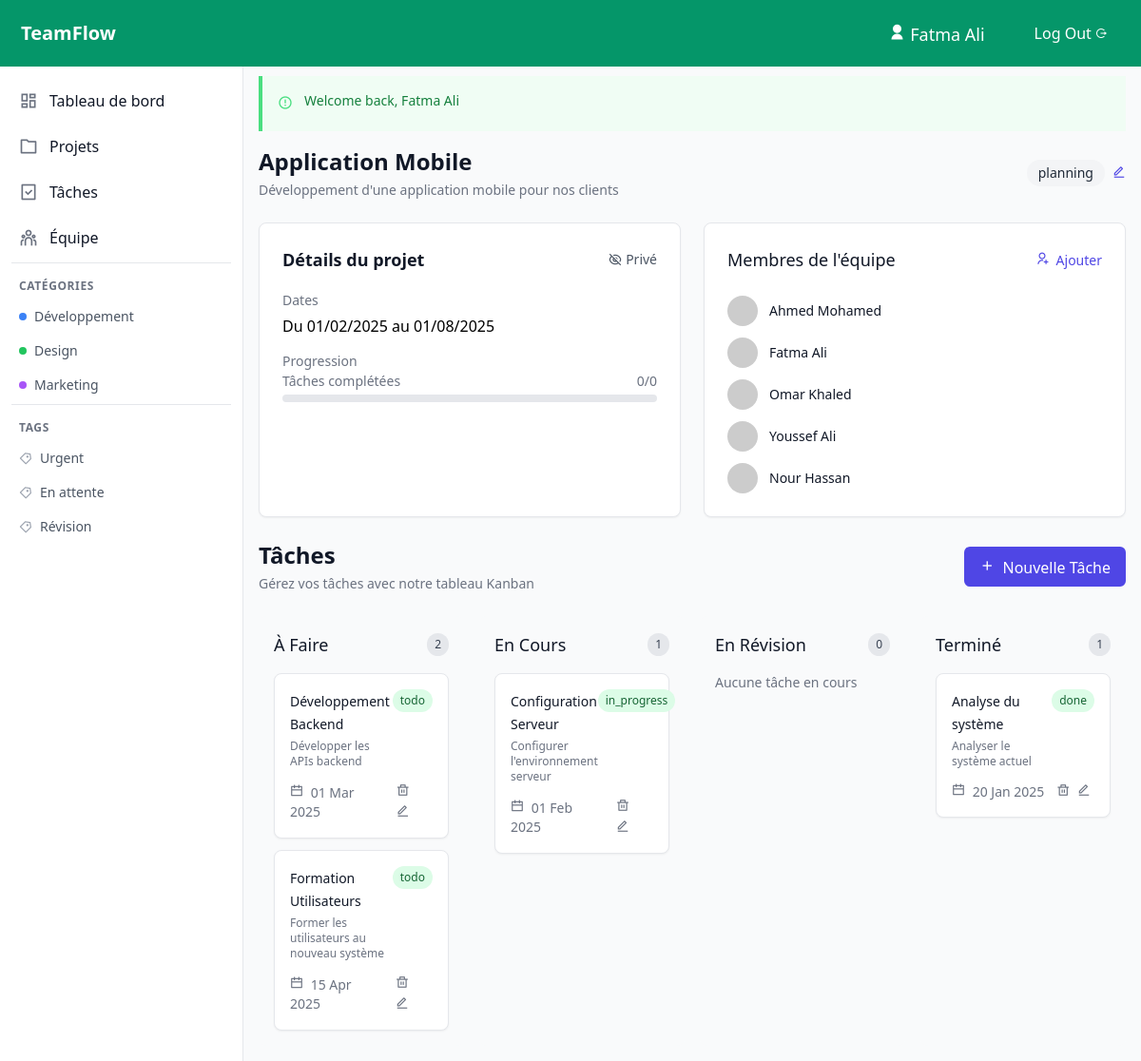
/projects?id=3 (signed in), run on the app's committed database.
### tables this page shows
CREATE TABLE IF NOT EXISTS user_projects (
    user_id INT NOT NULL,
    project_id INT NOT NULL,
    role_name VARCHAR(100) NOT NULL DEFAULT 'membre',
    joined_at DATETIME DEFAULT CURRENT_TIMESTAMP,
    PRIMARY KEY (user_id, project_id),
    FOREIGN KEY (user_id) REFERENCES users(id) ON DELETE CASCADE,
    FOREIGN KEY (role_name) REFERENCES roles(name) ON DELETE CASCADE,
    FOREIGN KEY (project_id) REFERENCES projects(id) ON DELETE CASCADE
);

CREATE TABLE IF NOT EXISTS users (
    id INT NOT NULL AUTO_INCREMENT,
    name VARCHAR(100) NOT NULL,
    email VARCHAR(100) NOT NULL UNIQUE,
    password VARCHAR(255) NOT NULL,
    created_at DATETIME DEFAULT CURRENT_TIMESTAMP,
    PRIMARY KEY (id)
);

CREATE TABLE IF NOT EXISTS tasks (
    id INT NOT NULL AUTO_INCREMENT,
    title VARCHAR(100) NOT NULL,
    description TEXT,
    project_id INT NOT NULL,
    status ENUM('todo', 'in_progress', 'review', 'done') DEFAULT 'todo',
    due_date DATE,
    created_at DATETIME DEFAULT CURRENT_TIMESTAMP,
    PRIMARY KEY (id),
    FOREIGN KEY (project_id) REFERENCES projects(id) ON DELETE CASCADE
);

### views/pages/project_content.php (the view, shortened to what the rows shown need)
<div class="space-y-6">
    <div class="flex justify-between items-center">
        <div>
            <h1 class="text-2xl font-bold text-gray-900"><?= htmlspecialchars($project['name']) ?></h1>
        </div>
    </div>
    <div class="grid grid-cols-1 md:grid-cols-2 gap-6">
        <div class="bg-white rounded-lg border border-gray-200 shadow-sm p-6 space-y-4">
        <div class="flex justify-between items-center mb-4">
                <h2 class="text-lg font-semibold text-gray-900">Détails du projet</h2>
            </div>
        </div>
        <div class="bg-white rounded-lg border border-gray-200 shadow-sm p-6">
            <div class="flex items-center justify-between mb-6">
                <h2 class="text-lg font-medium text-gray-900">Membres de l'équipe</h2>
            </div>
            <div class="space-y-3">
                <?php if (empty($team)): ?>
                    <p class="text-gray-500 text-center py-4">Aucun membre dans l'équipe</p>
                <?php else: ?>
                    <?php foreach ($team as $member): ?>
                        <div class="flex items-center justify-between">
                            <div class="flex items-center space-x-3">
                                <img class="w-8 h-8 rounded-full"
                                    src="https://ui-avatars.com/api/?name=<?= urlencode($member['name']) ?>"
                                    alt="<?= htmlspecialchars($member['name']) ?>">
                                <div>
                                    <p class="text-sm font-medium text-gray-900"><?= htmlspecialchars($member['name']) ?></p>
                                </div>
                            </div>
                        </div>
                    <?php endforeach; ?>
                <?php endif; ?>
            </div>
        </div>
    </div>
    <div class="flex justify-between items-center">
        <div>
            <h1 class="text-2xl font-bold text-gray-900">Tâches</h1>
        </div>
    </div>
    <?php require_once "views/pages/tasks_content.php"; ?>
</div>
</div>

### views/pages/tasks_content.php (shortened to what the rows shown need)
<div class="space-y-6">
    <div class="grid grid-cols-1 md:grid-cols-2 lg:grid-cols-4 gap-4">
        <div class="bg-gray-50 p-4 rounded-lg">
            <div class="space-y-3">
                <?php if(empty($tasks['todo'])):?>
                    <p class="text-sm text-gray-500">Aucune tâche en cours</p>
                <?php else:?>
                    <?php foreach ($tasks['todo'] as $task): ?>
                    <div class="bg-white p-4 rounded-lg shadow-sm border border-gray-200">
                        <div class="flex justify-between items-start mb-3">
                            <div>
                                <a href="#" onclick="showTaskDetails(<?= $task['id'] ?>)" class="text-sm font-medium text-gray-900 hover:text-indigo-600">
                                    <?= htmlspecialchars($task['title']) ?>
                                </a>
                                <p class="text-xs text-gray-500 mt-1"><?=$task['description']?></p>
                            </div>
                            <span class="px-2 py-1 text-xs font-medium rounded-full bg-green-100 text-green-800"><?=$task['status']?></span>
                        </div>
                        <div class="flex items-center justify-between text-sm">
                            <div class="flex items-center justify-between space-x-3 w-full">
                                <span class="text-gray-500">
                                    <i class="ri-calendar-line mr-1"></i>
                                    <?= date('d M Y', strtotime($task['due_date'])); ?>
                                </span>
                                <?php if(isset($project)):?>
                                <div>
                                <button onclick="confirmDelete(<?= $task['id'] ?>)" class="text-gray-500">
                                    <i class="ri-delete-bin-line mr-1"></i>
                                </button >
                                <button onclick="editTask(<?= $task['id'] ?>)" class="text-gray-500">
                                    <i class="ri-edit-line mr-1"></i>
                                </button >
                                </div>
                                <?php else:?>
                                    <button onclick="editStatus(<?= $task['id'] ?>)" class="text-gray-500">
                                       <i class="ri-edit-line mr-1"></i>
                                    </button >
                                <?php endif;?>
                            </div>
                        </div>
                    </div>
                <?php endforeach;?>
               <?php endif;?>
            </div>
        </div>
        <div class="bg-gray-50 p-4 rounded-lg">
            <div class="space-y-3">
            <?php if(empty($tasks['doing'])):?>
                    <p class="text-sm text-gray-500">Aucune tâche en cours</p>
                <?php else:?>
                    <?php foreach ($tasks['doing'] as $task): ?>
                    <div class="bg-white p-4 rounded-lg shadow-sm border border-gray-200">
                        <div class="flex justify-between items-start mb-3">
                            <div>
                                <a href="#" onclick="showTaskDetails(<?= $task['id'] ?>)" class="text-sm font-medium text-gray-900 hover:text-indigo-600">
                                    <?= htmlspecialchars($task['title']) ?>
                                </a>
                                <p class="text-xs text-gray-500 mt-1"><?=$task['description']?></p>
                            </div>
                            <span class="px-2 py-1 text-xs font-medium rounded-full bg-green-100 text-green-800"><?=$task['status']?></span>
                        </div>
                        <div class="flex items-center justify-between text-sm">
                            <div class="flex items-center justify-between space-x-3 w-full">
                                <span class="text-gray-500">
                                    <i class="ri-calendar-line mr-1"></i>
                                    <?= date('d M Y', strtotime($task['due_date'])); ?>
                                </span>
                                <?php if(isset($project)):?>
                                <div>
                                <button onclick="confirmDelete(<?= $task['id'] ?>)" class="text-gray-500">
                                    <i class="ri-delete-bin-line mr-1"></i>
                                </button >
                                <button onclick="editTask(<?= $task['id'] ?>)" class="text-gray-500">
                                    <i class="ri-edit-line mr-1"></i>
                                </button >
                                </div>
                                <?php else:?>
                                    <button onclick="editStatus(<?= $task['id'] ?>)" class="text-gray-500">
                                       <i class="ri-edit-line mr-1"></i>
                                    </button >
                                <?php endif;?>
                            </div>
                        </div>
                    </div>
                <?php endforeach;?>
               <?php endif;?>
            </div>
        </div>
        <div class="bg-gray-50 p-4 rounded-lg">
            <div class="space-y-3">
            <?php if(empty($tasks['done'])):?>
                    <p class="text-sm text-gray-500">Aucune tâche en cours</p>
                <?php else:?>
                    <?php foreach ($tasks['done'] as $task): ?>
                    <div class="bg-white p-4 rounded-lg shadow-sm border border-gray-200">
                        <div class="flex justify-between items-start mb-3">
                            <div>
                                <a href="#" onclick="showTaskDetails(<?= $task['id'] ?>)" class="text-sm font-medium text-gray-900 hover:text-indigo-600">
                                    <?= htmlspecialchars($task['title']) ?>
                                </a>
                                <p class="text-xs text-gray-500 mt-1"><?=$task['description']?></p>
                            </div>
                            <span class="px-2 py-1 text-xs font-medium rounded-full bg-green-100 text-green-800"><?=$task['status']?></span>
                        </div>
                        <div class="flex items-center justify-between text-sm">
                            <div class="flex items-center justify-between space-x-3 w-full">
                                <span class="text-gray-500">
                                    <i class="ri-calendar-line mr-1"></i>
                                    <?= date('d M Y', strtotime($task['due_date'])); ?>
                                </span>
                                <?php if(isset($project)):?>
                                <div>
                                <button onclick="confirmDelete(<?= $task['id'] ?>)" class="text-gray-500">
                                    <i class="ri-delete-bin-line mr-1"></i>
                                </button >
                                <button onclick="editTask(<?= $task['id'] ?>)" class="text-gray-500">
                                    <i class="ri-edit-line mr-1"></i>
                                </button >
                                </div>
                                <?php else:?>
                                    <button onclick="editStatus(<?= $task['id'] ?>)" class="text-gray-500">
                                       <i class="ri-edit-line mr-1"></i>
                                    </button >
                                <?php endif;?>
                            </div>
                        </div>
                    </div>
                <?php endforeach;?>
               <?php endif;?>
            </div>
        </div>
    </div>
</div>

### data on the page
user_projects: user.name "Ahmed Mohamed"
user_projects: user.name "Fatma Ali"
user_projects: user.name "Omar Khaled"
user_projects: user.name "Youssef Ali"
user_projects: user.name "Nour Hassan"
tasks: title "Développement Backend", description "Développer les APIs backend", status "todo", due_date "01 Mar 2025"
tasks: title "Formation Utilisateurs", description "Former les utilisateurs au nouveau système", status "todo", due_date "15 Apr 2025"
tasks: title "Configuration Serveur", description "Configurer l'environnement serveur", status "in_progress", due_date "01 Feb 2025"
tasks: title "Analyse du système", description "Analyser le système actuel", status "done", due_date "20 Jan 2025"

### other printed values
$_SESSION['user']['name'] "Fatma Ali"
$_SESSION['message'] "Welcome back, Fatma Ali"
$project['name'] "Application Mobile"
$project['description'] "Développement d'une application mobile pour nos clients"
$project['status'] "planning"
date('d/m/Y', strtotime($project['start_date'])) "01/02/2025"
date('d/m/Y', strtotime($project['end_date'])) "01/08/2025"
$stats['completed'] "0"
$stats['total'] "0"
count($tasks['todo']) "2"
count($tasks['doing']) "1"
count($tasks['review']) "0"
count($tasks['done']) "1"
